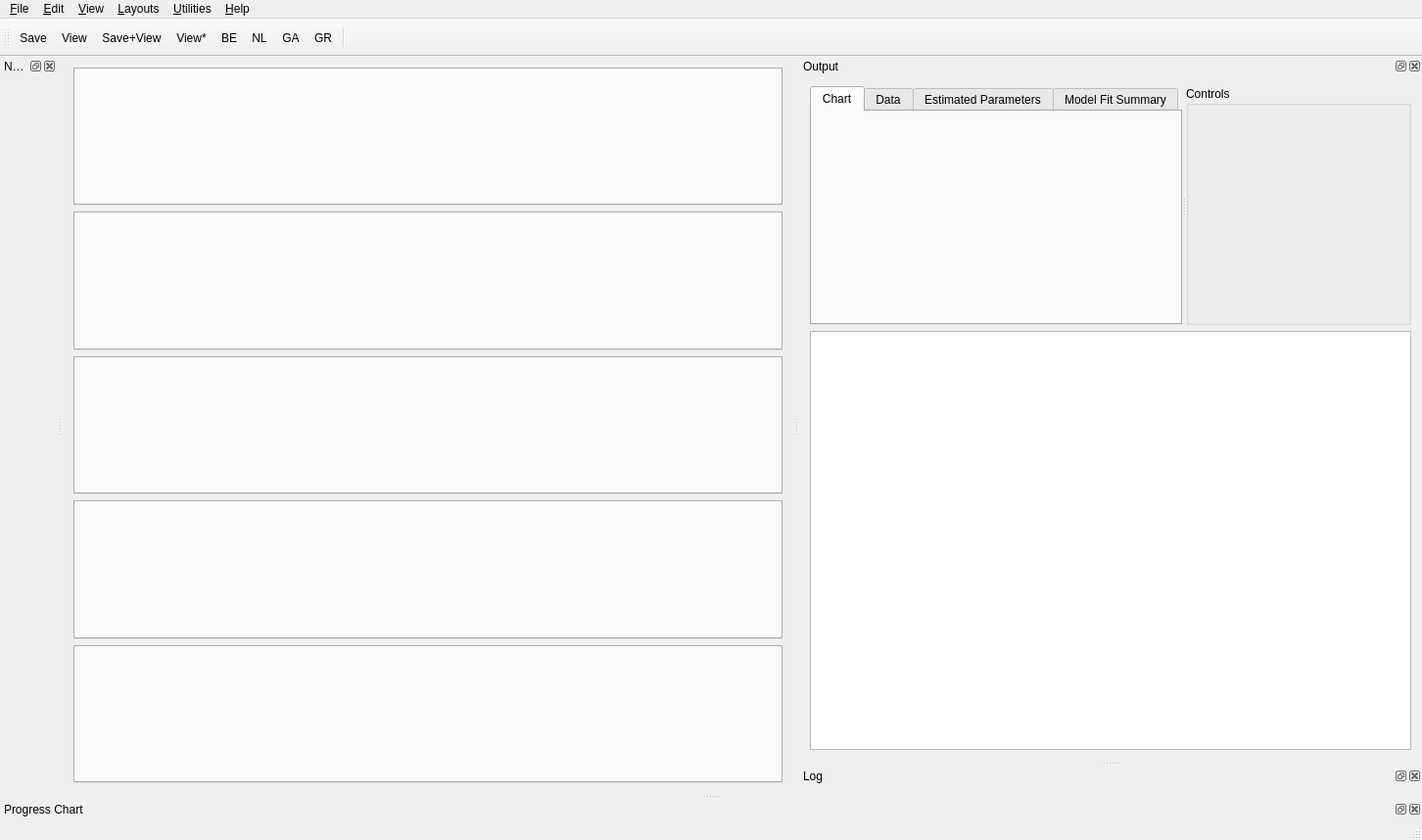
<?xml version="1.0" encoding="UTF-8"?>
<ui version="4.0">
 <class>nmfMainWindow</class>
 <widget class="QMainWindow" name="nmfMainWindow">
  <property name="geometry">
   <rect>
    <x>0</x>
    <y>0</y>
    <width>1452</width>
    <height>858</height>
   </rect>
  </property>
  <property name="windowTitle">
   <string>MSSPM (Kraken)</string>
  </property>
  <widget class="QWidget" name="centralWidget">
   <layout class="QVBoxLayout" name="verticalLayout_3">
    <item>
     <widget class="QTabWidget" name="SetupInputTabWidget">
      <property name="maximumSize">
       <size>
        <width>16777215</width>
        <height>16777215</height>
       </size>
      </property>
      <property name="focusPolicy">
       <enum>Qt::TabFocus</enum>
      </property>
      <property name="whatsThis">
       <string/>
      </property>
      <property name="currentIndex">
       <number>-1</number>
      </property>
     </widget>
    </item>
    <item>
     <widget class="QTabWidget" name="EstimationDataInputTabWidget">
      <property name="enabled">
       <bool>true</bool>
      </property>
      <property name="maximumSize">
       <size>
        <width>16777215</width>
        <height>16777215</height>
       </size>
      </property>
      <property name="toolTip">
       <string/>
      </property>
      <property name="statusTip">
       <string/>
      </property>
      <property name="currentIndex">
       <number>-1</number>
      </property>
      <property name="documentMode">
       <bool>false</bool>
      </property>
      <property name="tabsClosable">
       <bool>false</bool>
      </property>
      <property name="movable">
       <bool>true</bool>
      </property>
     </widget>
    </item>
    <item>
     <widget class="QTabWidget" name="SimulationDataInputTabWidget"/>
    </item>
    <item>
     <widget class="QTabWidget" name="DiagnosticDataInputTabWidget"/>
    </item>
    <item>
     <widget class="QTabWidget" name="ForecastDataInputTabWidget"/>
    </item>
   </layout>
  </widget>
  <widget class="QMenuBar" name="menuBar">
   <property name="geometry">
    <rect>
     <x>0</x>
     <y>0</y>
     <width>1452</width>
     <height>22</height>
    </rect>
   </property>
   <widget class="QMenu" name="menuFile">
    <property name="title">
     <string>&amp;File</string>
    </property>
    <addaction name="actionConnectToDatabase"/>
    <addaction name="separator"/>
    <addaction name="actionSaveSettings"/>
    <addaction name="actionSaveCurrentRun"/>
    <addaction name="separator"/>
    <addaction name="actionPreferences"/>
    <addaction name="separator"/>
    <addaction name="actionQuit"/>
    <addaction name="separator"/>
   </widget>
   <widget class="QMenu" name="menuEdit">
    <property name="title">
     <string>&amp;Edit</string>
    </property>
    <addaction name="actionClear"/>
    <addaction name="actionCopy"/>
    <addaction name="actionPaste"/>
    <addaction name="actionPasteAll"/>
    <addaction name="separator"/>
    <addaction name="actionSelectAll"/>
    <addaction name="actionDeselectAll"/>
   </widget>
   <widget class="QMenu" name="menuData">
    <property name="title">
     <string>&amp;View</string>
    </property>
    <addaction name="actionShowAllSavedRuns"/>
    <addaction name="actionSaveAndShowCurrentRun"/>
    <addaction name="actionShowCurrentRun"/>
    <addaction name="actionShowTableNames"/>
   </widget>
   <widget class="QMenu" name="menuHelp">
    <property name="title">
     <string>&amp;Help</string>
    </property>
    <addaction name="actionWhatsThis"/>
    <addaction name="actionAbout"/>
   </widget>
   <widget class="QMenu" name="menuUtilities">
    <property name="title">
     <string>&amp;Utilities</string>
    </property>
    <addaction name="actionCreateTables"/>
    <addaction name="separator"/>
    <addaction name="actionGenerateLinearObservedBiomass"/>
    <addaction name="actionGenerateLogisticObservedBiomass"/>
    <addaction name="actionGenerateLogisticMultiSpeciesObservedBiomass"/>
    <addaction name="actionClearSpecificOutputData"/>
    <addaction name="actionClearOutputData"/>
    <addaction name="separator"/>
    <addaction name="actionSetEstimatedGrowthRateToTestValue"/>
    <addaction name="actionSetEstimatedCarryingCapacityToTestValue"/>
    <addaction name="actionSetEstmatedCompetitionToTestValues"/>
    <addaction name="actionClearEstimatedCompetition"/>
    <addaction name="separator"/>
    <addaction name="actionStopRun"/>
   </widget>
   <widget class="QMenu" name="menuLayouts">
    <property name="title">
     <string>&amp;Layouts</string>
    </property>
    <addaction name="actionLayoutOutput"/>
    <addaction name="separator"/>
    <addaction name="actionLayoutDefault"/>
   </widget>
   <addaction name="menuFile"/>
   <addaction name="menuEdit"/>
   <addaction name="menuData"/>
   <addaction name="menuLayouts"/>
   <addaction name="menuUtilities"/>
   <addaction name="menuHelp"/>
  </widget>
  <widget class="QToolBar" name="mainToolBar">
   <property name="windowTitle">
    <string>Main Toolbar</string>
   </property>
   <attribute name="toolBarArea">
    <enum>TopToolBarArea</enum>
   </attribute>
   <attribute name="toolBarBreak">
    <bool>false</bool>
   </attribute>
   <addaction name="actionSaveCurrentRunTB"/>
   <addaction name="actionShowCurrentRunTB"/>
   <addaction name="actionSaveViewTB"/>
   <addaction name="actionShowAllSavedRunsTB"/>
   <addaction name="actionBeesTB"/>
   <addaction name="actionNLoptTB"/>
   <addaction name="actionGeneticTB"/>
   <addaction name="actionGradientTB"/>
   <addaction name="separator"/>
   <addaction name="actionWhatsThisTB"/>
  </widget>
  <widget class="QStatusBar" name="statusBar"/>
  <widget class="QDockWidget" name="NavigatorDockWidget">
   <property name="windowTitle">
    <string>Navigator</string>
   </property>
   <attribute name="dockWidgetArea">
    <number>1</number>
   </attribute>
   <widget class="QWidget" name="NavigatorWidget"/>
  </widget>
  <widget class="QDockWidget" name="OutputDockWidget">
   <property name="windowTitle">
    <string>Output</string>
   </property>
   <attribute name="dockWidgetArea">
    <number>2</number>
   </attribute>
   <widget class="QWidget" name="OutputWidget">
    <layout class="QVBoxLayout" name="verticalLayout_2">
     <item>
      <layout class="QVBoxLayout" name="verticalLayout">
       <item>
        <widget class="QSplitter" name="splitter">
         <property name="orientation">
          <enum>Qt::Horizontal</enum>
         </property>
         <widget class="QTabWidget" name="MSSPMOutputTabWidget">
          <property name="currentIndex">
           <number>0</number>
          </property>
          <property name="usesScrollButtons">
           <bool>false</bool>
          </property>
          <widget class="QWidget" name="MSSPMOutputChartTab">
           <attribute name="title">
            <string>Chart</string>
           </attribute>
          </widget>
          <widget class="QWidget" name="MSSPMDataTab">
           <attribute name="title">
            <string>Data</string>
           </attribute>
           <layout class="QVBoxLayout" name="verticalLayout_13">
            <item>
             <widget class="QTableView" name="MSSPMOutputTV"/>
            </item>
           </layout>
          </widget>
          <widget class="QWidget" name="MSSPMOutputEstimatedParametersTab">
           <attribute name="title">
            <string>Estimated Parameters</string>
           </attribute>
          </widget>
          <widget class="QWidget" name="MSSPMOutputModelFitSummaryTab">
           <attribute name="title">
            <string>Model Fit Summary</string>
           </attribute>
          </widget>
         </widget>
         <widget class="QGroupBox" name="MSSPMOutputControlsGB">
          <property name="sizePolicy">
           <sizepolicy hsizetype="Fixed" vsizetype="Expanding">
            <horstretch>0</horstretch>
            <verstretch>0</verstretch>
           </sizepolicy>
          </property>
          <property name="minimumSize">
           <size>
            <width>230</width>
            <height>0</height>
           </size>
          </property>
          <property name="maximumSize">
           <size>
            <width>230</width>
            <height>16777215</height>
           </size>
          </property>
          <property name="title">
           <string>Controls</string>
          </property>
         </widget>
        </widget>
       </item>
       <item>
        <widget class="QTextEdit" name="SetupOutputTE">
         <property name="toolTip">
          <string>Shows the output from the Setup procedure.</string>
         </property>
         <property name="statusTip">
          <string>Shows the output from the Setup procedure.</string>
         </property>
         <property name="whatsThis">
          <string>&lt;html&gt;&lt;head/&gt;&lt;body&gt;&lt;p align=&quot;center&quot;&gt;&lt;span style=&quot; font-weight:600;&quot;&gt;Setup Output&lt;/span&gt;&lt;/p&gt;&lt;p&gt;This window shows a recap of the data entered into MSSPM during the Setup process.&lt;br/&gt;&lt;/p&gt;&lt;/body&gt;&lt;/html&gt;</string>
         </property>
         <property name="readOnly">
          <bool>true</bool>
         </property>
        </widget>
       </item>
      </layout>
     </item>
    </layout>
   </widget>
  </widget>
  <widget class="QDockWidget" name="LogDockWidget">
   <property name="windowTitle">
    <string>Log</string>
   </property>
   <attribute name="dockWidgetArea">
    <number>2</number>
   </attribute>
   <widget class="QWidget" name="LogWidget"/>
  </widget>
  <widget class="QDockWidget" name="ProgressDockWidget">
   <property name="windowTitle">
    <string>Progress Chart</string>
   </property>
   <attribute name="dockWidgetArea">
    <number>8</number>
   </attribute>
   <widget class="QWidget" name="ProgressWidget"/>
  </widget>
  <action name="actionConnectToDatabase">
   <property name="text">
    <string>&amp;Connect to Database</string>
   </property>
  </action>
  <action name="actionShowTableNames">
   <property name="text">
    <string>&amp;Table Names</string>
   </property>
   <property name="shortcut">
    <string>Ctrl+Shift+T</string>
   </property>
  </action>
  <action name="actionQuit">
   <property name="text">
    <string>&amp;Quit</string>
   </property>
   <property name="shortcut">
    <string>Ctrl+Q</string>
   </property>
  </action>
  <action name="actionCopy">
   <property name="text">
    <string>&amp;Copy</string>
   </property>
   <property name="toolTip">
    <string>Copy</string>
   </property>
   <property name="shortcut">
    <string>Ctrl+C</string>
   </property>
  </action>
  <action name="actionPaste">
   <property name="text">
    <string>&amp;Paste</string>
   </property>
   <property name="shortcut">
    <string>Ctrl+V</string>
   </property>
  </action>
  <action name="actionClear">
   <property name="text">
    <string>C&amp;lear</string>
   </property>
   <property name="shortcut">
    <string>Ctrl+X</string>
   </property>
  </action>
  <action name="actionPasteAll">
   <property name="text">
    <string>Paste &amp;All</string>
   </property>
   <property name="shortcut">
    <string>Ctrl+Shift+V</string>
   </property>
  </action>
  <action name="actionSelectAll">
   <property name="text">
    <string>&amp;Select All</string>
   </property>
   <property name="shortcut">
    <string>Ctrl+A</string>
   </property>
  </action>
  <action name="actionDeselectAll">
   <property name="text">
    <string>&amp;Deselect All</string>
   </property>
   <property name="shortcut">
    <string>Ctrl+Shift+A</string>
   </property>
  </action>
  <action name="actionShowCurrentRun">
   <property name="checkable">
    <bool>false</bool>
   </property>
   <property name="text">
    <string>Current Run</string>
   </property>
   <property name="toolTip">
    <string>Show chart of current run</string>
   </property>
   <property name="statusTip">
    <string>Show chart of current run</string>
   </property>
   <property name="shortcut">
    <string>Ctrl+Shift+C</string>
   </property>
  </action>
  <action name="actionClearOutputData2">
   <property name="text">
    <string>Clear Output Data</string>
   </property>
   <property name="toolTip">
    <string>Clears all estimated and derived output tables from database</string>
   </property>
   <property name="statusTip">
    <string>Clears all estimated and derived output tables from database</string>
   </property>
  </action>
  <action name="actionShowAllSavedRuns">
   <property name="text">
    <string>All Saved Runs</string>
   </property>
   <property name="toolTip">
    <string>Show charts of all data in output tables.</string>
   </property>
   <property name="statusTip">
    <string>Show charts of all data in output tables.</string>
   </property>
  </action>
  <action name="actionSaveCurrentRun">
   <property name="text">
    <string>Save Current Run</string>
   </property>
  </action>
  <action name="actionClearOutputData">
   <property name="text">
    <string>Clear All Output Data</string>
   </property>
   <property name="toolTip">
    <string>Clears all Output and Forecast tables from database</string>
   </property>
   <property name="statusTip">
    <string>Clears all Output and Forecast tables from database</string>
   </property>
  </action>
  <action name="actionSaveAndShowCurrentRun">
   <property name="text">
    <string>And Save Current Run</string>
   </property>
   <property name="toolTip">
    <string>Save and then show chart of current run</string>
   </property>
   <property name="statusTip">
    <string>Save and then show chart of current run</string>
   </property>
  </action>
  <action name="actionShowCurrentRunTB">
   <property name="text">
    <string>View</string>
   </property>
   <property name="toolTip">
    <string>View Current Run</string>
   </property>
  </action>
  <action name="actionShowAllSavedRunsTB">
   <property name="text">
    <string>View*</string>
   </property>
   <property name="toolTip">
    <string>View All Saved Runs</string>
   </property>
  </action>
  <action name="actionSaveCurrentRunTB">
   <property name="text">
    <string>Save</string>
   </property>
   <property name="toolTip">
    <string>Save Current Run</string>
   </property>
  </action>
  <action name="actionBeesTB">
   <property name="checkable">
    <bool>true</bool>
   </property>
   <property name="checked">
    <bool>false</bool>
   </property>
   <property name="text">
    <string>BE</string>
   </property>
   <property name="toolTip">
    <string>Used with View* to show only Bees Algorithm curves</string>
   </property>
  </action>
  <action name="actionGeneticTB">
   <property name="checkable">
    <bool>true</bool>
   </property>
   <property name="checked">
    <bool>false</bool>
   </property>
   <property name="text">
    <string>GA</string>
   </property>
   <property name="toolTip">
    <string>Used with View* to show only Genetic Algorithm curves</string>
   </property>
  </action>
  <action name="actionGradientTB">
   <property name="checkable">
    <bool>true</bool>
   </property>
   <property name="checked">
    <bool>false</bool>
   </property>
   <property name="text">
    <string>GR</string>
   </property>
   <property name="toolTip">
    <string>Used with View* to show only Gradient-Based Algorithm curves</string>
   </property>
  </action>
  <action name="actionGenerateLinearObservedBiomass">
   <property name="text">
    <string>Generate Linear Observed Biomass</string>
   </property>
   <property name="toolTip">
    <string>Generate Linear Observed Biomass for Testing Purposes</string>
   </property>
   <property name="visible">
    <bool>false</bool>
   </property>
  </action>
  <action name="actionGenerateLogisticObservedBiomass">
   <property name="text">
    <string>Generate Logistic Observed Biomass</string>
   </property>
   <property name="toolTip">
    <string>Generate Logistic Observed Biomass for Testing Purposes</string>
   </property>
   <property name="visible">
    <bool>false</bool>
   </property>
  </action>
  <action name="actionGenerateLogisticMultiSpeciesObservedBiomass">
   <property name="text">
    <string>Generate Logistic Multi-Species Observed Biomass</string>
   </property>
   <property name="toolTip">
    <string>Generate Logistic Multi-Species Observed Biomass for Testing Purposes</string>
   </property>
   <property name="visible">
    <bool>false</bool>
   </property>
  </action>
  <action name="actionSetEstimatedGrowthRateToTestValue">
   <property name="checkable">
    <bool>false</bool>
   </property>
   <property name="text">
    <string>Set Estimated Growth Rate to Test Value </string>
   </property>
   <property name="visible">
    <bool>false</bool>
   </property>
  </action>
  <action name="actionSetEstimatedCarryingCapacityToTestValue">
   <property name="text">
    <string>Set Estimated Carrying Capacity to Test Value</string>
   </property>
   <property name="visible">
    <bool>false</bool>
   </property>
  </action>
  <action name="actionSetEstmatedCompetitionToTestValues">
   <property name="text">
    <string>Set Estmated Competition to Test Values</string>
   </property>
   <property name="visible">
    <bool>false</bool>
   </property>
  </action>
  <action name="actionClearEstimatedCompetition">
   <property name="text">
    <string>Clear Estimated Competition</string>
   </property>
   <property name="visible">
    <bool>false</bool>
   </property>
  </action>
  <action name="actionSaveViewTB">
   <property name="text">
    <string>Save+View</string>
   </property>
   <property name="toolTip">
    <string>Save the Current Run and View the Output</string>
   </property>
  </action>
  <action name="actionStopRun">
   <property name="text">
    <string>&amp;Stop the Current Run</string>
   </property>
   <property name="shortcut">
    <string>Ctrl+Esc</string>
   </property>
  </action>
  <action name="actionCreateTables">
   <property name="text">
    <string>Create Tables</string>
   </property>
   <property name="toolTip">
    <string>Creates any database tables not yet created</string>
   </property>
   <property name="statusTip">
    <string>Creates any database tables not yet created</string>
   </property>
  </action>
  <action name="actionLayoutOutput">
   <property name="text">
    <string>&amp;Output</string>
   </property>
   <property name="shortcut">
    <string>Ctrl+1</string>
   </property>
  </action>
  <action name="actionLayoutDefault">
   <property name="text">
    <string>&amp;Default</string>
   </property>
   <property name="shortcut">
    <string>Ctrl+L</string>
   </property>
  </action>
  <action name="actionWhatsThis">
   <property name="checkable">
    <bool>false</bool>
   </property>
   <property name="checked">
    <bool>false</bool>
   </property>
   <property name="text">
    <string>&amp;What's This?</string>
   </property>
   <property name="toolTip">
    <string>What's This?</string>
   </property>
  </action>
  <action name="actionAbout">
   <property name="text">
    <string>About...</string>
   </property>
  </action>
  <action name="actionWhatsThisTB">
   <property name="icon">
    <iconset resource="resource.qrc">
     <normaloff>:/icons/whatsthis.png</normaloff>:/icons/whatsthis.png</iconset>
   </property>
   <property name="text">
    <string/>
   </property>
   <property name="toolTip">
    <string>What's This?</string>
   </property>
  </action>
  <action name="actionNLoptTB">
   <property name="checkable">
    <bool>true</bool>
   </property>
   <property name="text">
    <string>NL</string>
   </property>
   <property name="toolTip">
    <string>Used with View* to show only the NLopt curves</string>
   </property>
  </action>
  <action name="actionSaveSettings">
   <property name="text">
    <string>Save Settings</string>
   </property>
   <property name="toolTip">
    <string>Save GUI Location and Size</string>
   </property>
  </action>
  <action name="actionClearSpecificOutputData">
   <property name="text">
    <string>Clear Specific Output Data...</string>
   </property>
   <property name="toolTip">
    <string>Clears Output and Forecast tables of a specific Algorithm from database</string>
   </property>
   <property name="statusTip">
    <string>Clears Output and Forecast tables of a specific Algorithm from database</string>
   </property>
  </action>
  <action name="actionPreferences">
   <property name="text">
    <string>P&amp;references...</string>
   </property>
   <property name="toolTip">
    <string>Application Preferences</string>
   </property>
   <property name="statusTip">
    <string>Application Preferences</string>
   </property>
   <property name="shortcut">
    <string>Ctrl+P</string>
   </property>
  </action>
 </widget>
 <layoutdefault spacing="6" margin="11"/>
 <resources>
  <include location="resource.qrc"/>
 </resources>
 <connections/>
</ui>
